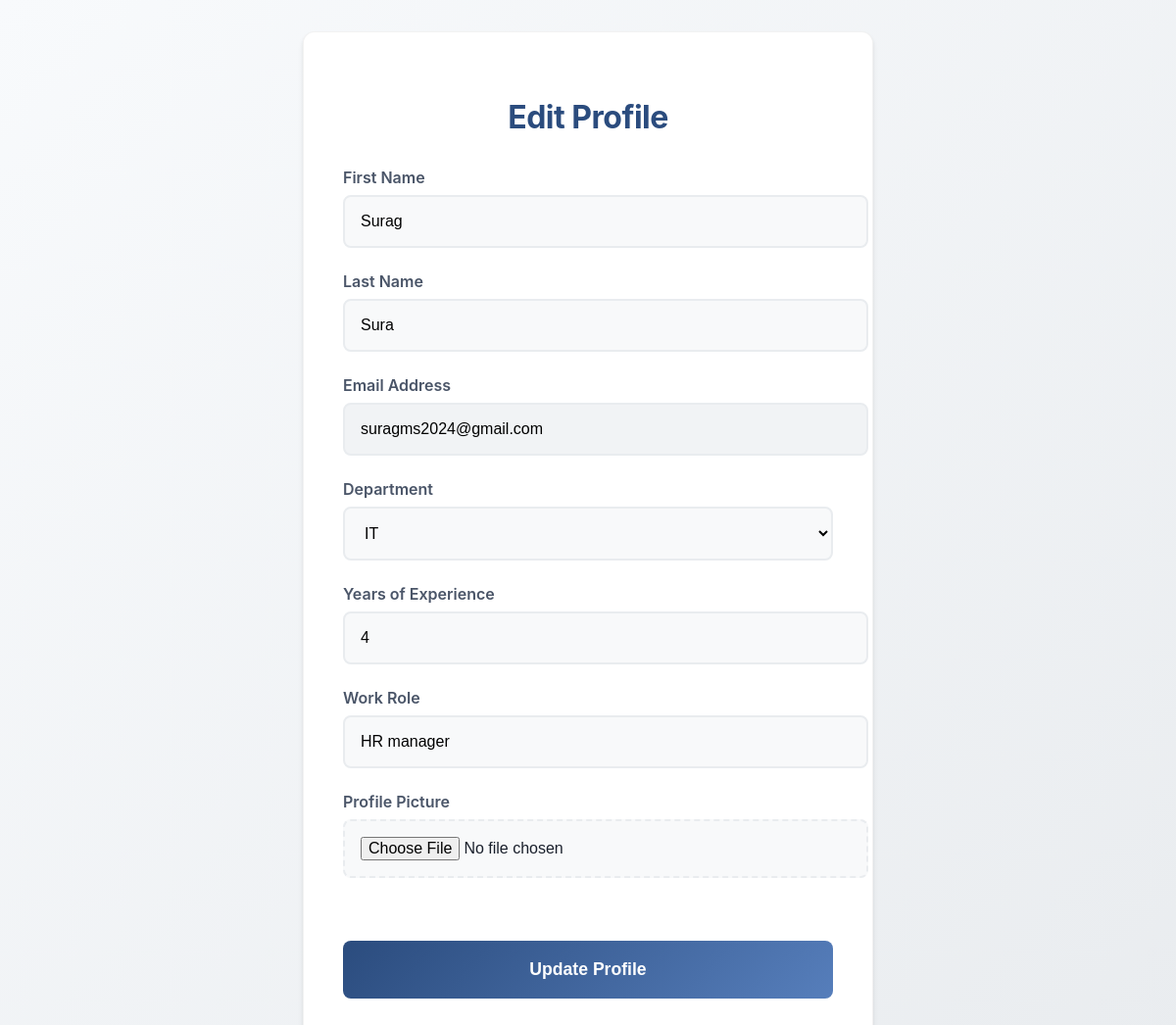
The app's page /userprofile_edit/1/ with its own data.
### app/models.py (models this page shows, shortened)
class UsersRegister(models.Model):
    first_name = models.CharField(max_length=100, null=True, help_text="User's first name")
    last_name = models.CharField(max_length=100, null=True, help_text="User's last name")
    email_id = models.EmailField(unique=True, null=True, blank=True, help_text="User's email address")
    password = models.CharField(max_length=255, null=True, blank=True, help_text="User's password")  # Increased to 255
    confirm_password = models.CharField(max_length=255, null=True, blank=True, help_text="Confirm user's password")  # Increased to 255
    image = models.ImageField(upload_to='media', null=True, blank=True, help_text="Profile picture of the user")
    department = models.CharField(max_length=100, null=True, blank=True, help_text="Department of the user (e.g., IT, HR, etc.)")
    years_of_experience = models.PositiveIntegerField(null=True, blank=True, help_text="Years of experience in the work role")
    work_role = models.CharField(max_length=100, null=True, blank=True, help_text="Work role or job title (e.g., Software Engineer, Manager)")
    confirm_password_token = models.CharField(max_length=200,null=True)

### app/views.py (the view, shortened to what this page needs)
# urls.py: path('userprofile_edit/<int:eid>/',views.userprofile_edit,name='userprofile_edit'),
def userprofile_edit(request, eid):
    edt = UsersRegister.objects.get(id=eid)
    return render(request, 'edit_profile.html', {'edt': edt})

### app/templates/edit_profile.html (shortened to what this page needs)
<!DOCTYPE html>
<html lang="en">
<head>
    <link href="https://cdnjs.cloudflare.com/ajax/libs/inter-ui/3.19.3/inter.css" rel="stylesheet">
</head>
<body>
    <div class="form-container">
        <h2>Edit Profile</h2>
        {% if edt %}
        <form method="POST" enctype="multipart/form-data">
            <label for="first_name">First Name</label>
            <input type="text" id="first_name" name="first_name" value="{{ edt.first_name }}" required>
            <label for="last_name">Last Name</label>
            <input type="text" id="last_name" name="last_name" value="{{ edt.last_name }}" required>
            <label for="email_id">Email Address</label>
            <input type="email" id="email_id" name="email_id" value="{{ edt.email_id }}" readonly>
            <label for="department">Department</label>
            <select id="department" name="department" required>
                <option value="IT" {% if edt.department == "IT" %}selected{% endif %}>IT</option>
            </select>
            <label for="years_of_experience">Years of Experience</label>
            <input type="number" id="years_of_experience" name="years_of_experience" value="{{ edt.years_of_experience }}" min="0" required>
            <label for="work_role">Work Role</label>
            <input type="text" id="work_role" name="work_role" value="{{ edt.work_role }}" required>
            <div class="file-input-container">
                <label for="image">Profile Picture</label>
                <input type="file" id="image" name="image" accept="image/*">
            </div>
            <button type="submit">Update Profile</button>
        </form>
        {% endif %}
    </div>
</body>
</html>

### app/templates/edit_profile.html (style rules this page uses)
:root { --primary-color: #2B4C7E; --secondary-color: #567EBB; --accent-color: #3182CE; --text-primary: #1A202C; --text-secondary: #4A5568; --background-light: #F8FAFC; --border-radius: 12px; --shadow: 0 4px 6px -1px rgba(0, 0, 0, 0.1), 0 2px 4px -1px rgba(0, 0, 0, 0.06); }
body { font-family: 'Inter', -apple-system, BlinkMacSystemFont, 'Segoe UI', Roboto, Oxygen, Ubuntu, Cantarell, sans-serif; background: linear-gradient(135deg, var(--background-light) 0%, #e9ecef 100%); display: flex; justify-content: center; align-items: center; min-height: 100vh; margin: 0; padding: 2rem; color: var(--text-primary); }
.form-container { background: #ffffff; padding: 2.5rem; border-radius: var(--border-radius); box-shadow: var(--shadow); width: 100%; max-width: 500px; transition: transform 0.3s ease, box-shadow 0.3s ease; border: 1px solid rgba(0, 0, 0, 0.05); }
h2 { text-align: center; margin-bottom: 2rem; font-size: 2rem; font-weight: 700; color: var(--primary-color); letter-spacing: -0.5px; }
label { font-size: 1rem; font-weight: 600; color: var(--text-secondary); margin-bottom: 0.5rem; display: block; }
input, select { width: 100%; padding: 1rem; margin-bottom: 1.5rem; border: 2px solid #e9ecef; border-radius: 8px; font-size: 1rem; transition: all 0.3s cubic-bezier(0.4, 0, 0.2, 1); background: #f8f9fa; }
input[readonly] { background-color: #f1f3f5; cursor: not-allowed; }
button { width: 100%; padding: 1.2rem; background: linear-gradient(135deg, var(--primary-color) 0%, var(--secondary-color) 100%); color: white; border: none; border-radius: 8px; font-size: 1.1rem; font-weight: 600; cursor: pointer; transition: all 0.3s ease; margin-top: 1rem; }
.file-input-container { position: relative; margin-bottom: 1.5rem; }
.file-input-container input[type="file"] { padding: 1rem; border: 2px dashed #e9ecef; background: #f8f9fa; cursor: pointer; }

### records on screen
UsersRegister: first_name "Surag", last_name "Sura", email_id "suragms2024@gmail.com", department "IT", years_of_experience "4", work_role "HR manager"
